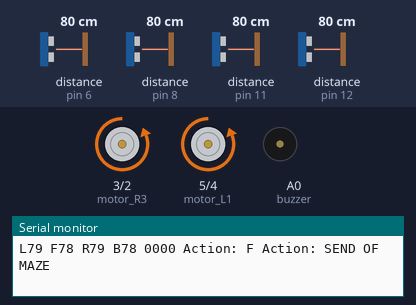
A sketch run on a simulated Arduino Uno, built with avr-gcc and run on an emulated ATmega328P. Shown: motor-driver pin pairs drawn as motors (green arrow = first pin HIGH = forward, orange = second pin HIGH = backward, longer = more drive), buzzer (waves = sounding), the last lines printed to the serial monitor. Wiring (inferred from the names in the program): 4 × ultrasonic range finder: trigger pin 7, echo pin 6 / trigger pin 9, echo pin 8 / trigger pin 10, echo pin 11 / trigger pin 13, echo pin 12. The inputs (shaded band) are chosen by the test bench; at power-on: distance to the obstacle (sensors on pin 6, pin 12, pin 8, pin 11) 80 cm. The echo pulse lasts 58.3 µs per cm.

Above: at 1.09 s.
1.3 s: distance to the obstacle (sensor on pin 6) set to 22 cm
4.3 s: distance to the obstacle (sensor on pin 6) set to 19 cm
At 4.45 s:
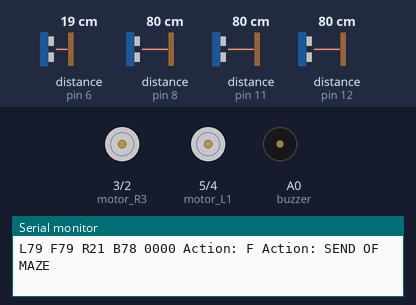
7.3 s: distance to the obstacle (sensor on pin 12) set to 22 cm
10.3 s: distance to the obstacle (sensor on pin 12) set to 19 cm
At 11.0 s:
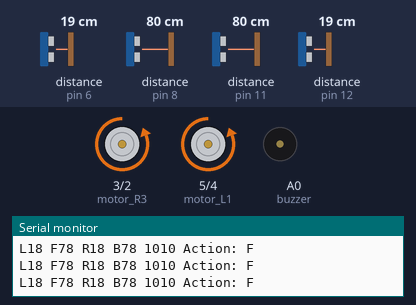
11.9 s: distance to the obstacle (sensor on pin 8) set to 23 cm
13.4 s: distance to the obstacle (sensor on pin 8) set to 19 cm
At 14.1 s:
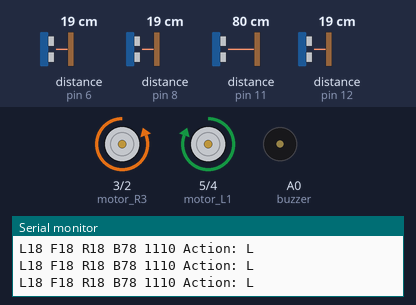
Timing chart, 0 to 17.4 s (numbered marks = the images above; inputs shaded):
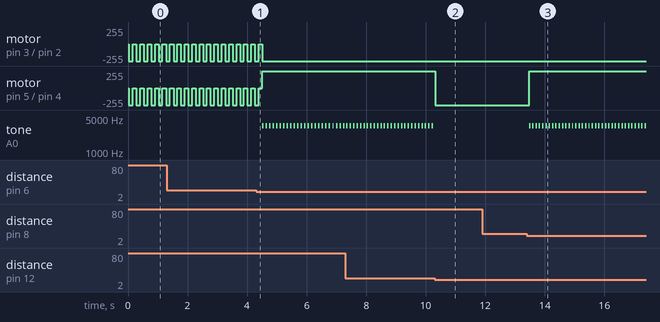

The sketch:

main.ino
```cpp
/**
  Name: micromouse_v1
  Purpose: Maze solver for ultrasonic sensor based micromouse

  @author Pranay Pawar
  @version 0.1
  LSRB algorithm is being used
  https://github.com/bugaddr/micromouse
*/

// *** Pins ***
const int buzzer = A0;
const int motor_L1 = 5;
const int motor_L2 = 4;
const int motor_R3 = 3;
const int motor_R4 = 2;
const int echo_R = 6;
const int trig_R = 7;
const int echo_F = 8;
const int trig_F = 9;
const int echo_B = 11;
const int trig_B = 10;
const int echo_L = 12;
const int trig_L = 13;

// *** Variables ***
const int WALL_TRESH = 20;
char move_dir;
long dist_front, dist_right, dist_left, dist_back;
int wall_front, wall_right, wall_left, wall_back;

void setup() {
  // Initialize buzzer
  pinMode(buzzer, OUTPUT);

  // Initialize motors
  pinMode(motor_L1, OUTPUT);
  pinMode(motor_L2, OUTPUT);
  pinMode(motor_R3, OUTPUT);
  pinMode(motor_R4, OUTPUT);

  // Initialize ultrasonic sensor
  pinMode(echo_F, INPUT);
  pinMode(echo_R, INPUT);
  pinMode(echo_L, INPUT);
  pinMode(echo_B, INPUT);
  pinMode(trig_F, OUTPUT);
  pinMode(trig_R, OUTPUT);
  pinMode(trig_L, OUTPUT);
  pinMode(trig_B, OUTPUT);

  // Serial comm at 9600 bps for debugging
  Serial.begin(9600);
}

void loop() {
  // Check walls
  walls();
  // Move according LSRB algorithm
  if (wall_left == 1 && wall_front == 0 && wall_right == 1) {
    move('F'); // Only straight
  } else if (wall_left == 0 && wall_front == 1 && wall_right == 1) {
    move('L'); // Only left
  } else if (wall_left == 1 && wall_front == 1 && wall_right == 0) {
    move('R'); // Only right
  } else if (wall_left == 0 && wall_front == 1 && wall_right == 0) {
    move('L'); // Left suggested at T-intersection
  } else if (wall_left == 0 && wall_front == 0 && wall_right == 1) {
    move('L'); // Left T-intersection
  } else if (wall_left == 1 && wall_front == 0 && wall_right == 0) {
    move('F'); // Right T-intersection
  } else if (wall_left == 1 && wall_front == 1 && wall_right == 1) {
    move('L'); // U-turn at dead-end
  } else if (wall_left == 0 && wall_front == 0 && wall_right == 0) {
    move('F'); // 4-Lane intersection [Can be checked by moving further]
    delay(30); // Uncalibrated
    move('S'); // Stop
    if (wall_left == 0 && wall_front == 0 && wall_right == 0) {
      Serial.println("END OF MAZE");
    } else {
      move('L'); // 4-Way intersection if sensor output changes
    }
  }
}

/**
  Triggers ultrasonic sensor sound wave
  @param trig_pin variable with pin name
*/
void trigger(int trig_pin) {
  // Clear out prevoius triggers (Fail-safe)
  digitalWrite(trig_pin, LOW);
  delayMicroseconds(2);
  // Send sound waves for 10ms
  digitalWrite(trig_pin, HIGH);
  delayMicroseconds(10);
  // Stop the sound wave
  digitalWrite(trig_pin, LOW);
}

/**
  Checks if there is wall in surrounding
*/
void walls() {
  // Calculate front sensor distance
  trigger(trig_F);
  dist_front = pulseIn(echo_F, HIGH) * 0.034 / 2;
  // Calculate right sensor distance
  trigger(trig_R);
  dist_right = pulseIn(echo_R, HIGH) * 0.034 / 2;
  // Calculate left sensor distance
  trigger(trig_L);
  dist_left = pulseIn(echo_L, HIGH) * 0.034 / 2;
  // Calculate back sensor distance
  trigger(trig_B);
  dist_back = pulseIn(echo_B, HIGH) * 0.034 / 2;

  // Check walls // 0=no-wall 1=wall
  wall_front = 0, wall_right = 0, wall_left = 0, wall_back = 0;
  if (dist_front < WALL_TRESH) {
    wall_front = 1;
  }
  if (dist_right < WALL_TRESH) {
    wall_right = 1;
  }
  if (dist_left < WALL_TRESH) {
    wall_left = 1;
  }
  if (dist_back < WALL_TRESH) {
    wall_back = 1;
  }

  // Debug distance
  Serial.print("\nL");
  Serial.print(dist_left);
  Serial.print(" F");
  Serial.print(dist_front);
  Serial.print(" R");
  Serial.print(dist_right);
  Serial.print(" B");
  Serial.print(dist_back);
  // Debug walls
  Serial.print(" ");
  Serial.print(wall_left);
  Serial.print(wall_front);
  Serial.print(wall_right);
  Serial.print(wall_back);
}

/**
  Sends command to moters to move in specific direction
  @param move_dir F for front, B for back etc.
  ** TODO: Add breakings before taking turn
*/
void move(char move_dir) {
  // Turn
  if (move_dir == 'F') {
    // Move forward
    digitalWrite(motor_L1, LOW);
    digitalWrite(motor_L2, HIGH);
    digitalWrite(motor_R3, LOW);
    digitalWrite(motor_R4, HIGH);
  } else if (move_dir == 'B') {
    // Move backward
    digitalWrite(motor_L1, HIGH);
    digitalWrite(motor_L2, LOW);
    digitalWrite(motor_R3, HIGH);
    digitalWrite(motor_R4, LOW);
  } else if (move_dir == 'R') {
    // Give beep
    tone(buzzer, 3500, 50);
    // Move right
    digitalWrite(motor_L1, LOW);
    digitalWrite(motor_L2, HIGH);
    digitalWrite(motor_R3, HIGH);
    digitalWrite(motor_R4, LOW);
  } else if (move_dir == 'L') {
    // Give beep
    tone(buzzer, 3500, 50);
    // Move left
    digitalWrite(motor_L1, HIGH);
    digitalWrite(motor_L2, LOW);
    digitalWrite(motor_R3, LOW);
    digitalWrite(motor_R4, HIGH);
  } else if (move_dir == 'S') {
    // Stop
    digitalWrite(motor_L1, LOW);
    digitalWrite(motor_L2, LOW);
    digitalWrite(motor_R3, LOW);
    digitalWrite(motor_R4, LOW);
  }
  delay(100); // Uncalibrated
  // Debug
  Serial.print(" Action: ");
  Serial.print(move_dir);
}
```

Measured:
- the behaviour switches between 21 and 20 cm on distance to the obstacle (sensor on pin 6) (found by bisection; images 0 and 1)
- the behaviour switches between 21 and 20 cm on distance to the obstacle (sensor on pin 12) (found by bisection; images 1 and 2)
- the behaviour switches between 21 and 20 cm on distance to the obstacle (sensor on pin 8) (found by bisection; images 2 and 3)
- after the input at 4.3 s, motor on pin 3 (motor_R3) / pin 2 (motor_R4): goes on until 4.5 s, then stays backward 255/255; tone on A0 (buzzer): alternates 3500 Hz for 0.05 s and silent for 0.07 s, starting after 0.21 s
- after the input at 10.3 s, motor on pin 5 (motor_L1) / pin 4 (motor_L2): forward 255/255 → backward 255/255 at once; tone on A0 (buzzer): stops changing and stays silent
- after the input at 13.4 s, motor on pin 5 (motor_L1) / pin 4 (motor_L2): backward 255/255 → forward 255/255 after 0.07 s; tone on A0 (buzzer): alternates 3500 Hz for 0.05 s and silent for 0.06 s, starting after 0.07 s
- by itself, motor on pin 3 (motor_R3) / pin 2 (motor_R4): alternates backward 255/255 for 0.13 s and stopped for 0.12 s
